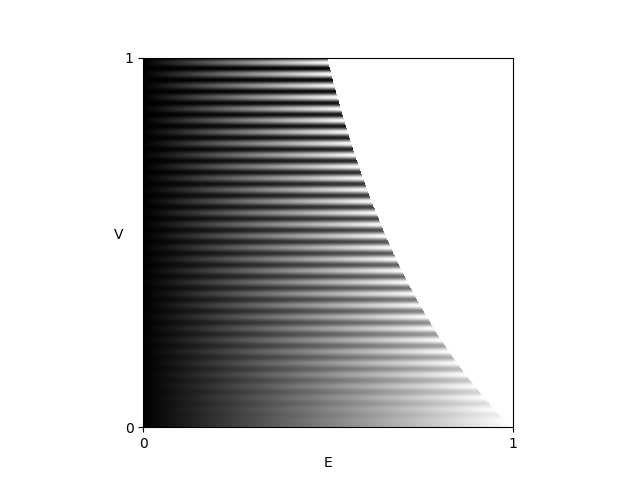

Write the Python code that produced this figure.
import matplotlib.pyplot as plt
import numpy as np

Imax = 1
X = 1000
E = np.linspace(0, 1, X)
V = np.linspace(0, 1, X)
EE, VV = np.meshgrid(E, V)
v = np.round(np.sqrt(X))
k = 2 * np.pi * v
x = np.arange(X) / X
p0 = np.pi

I = Imax * EE * (1 + VV * np.cos(k * x[:, None] - p0))

invalid = EE > 1 / (1 + VV)
I[invalid] = np.nan

plt.figure()
plt.imshow(I, cmap="gray", origin="lower")
plt.xticks([0, 999], ["0", "1"])
plt.yticks([0, 999], ["0", "1"])
plt.xlabel("E")
plt.ylabel("V", rotation="horizontal")
plt.show()
